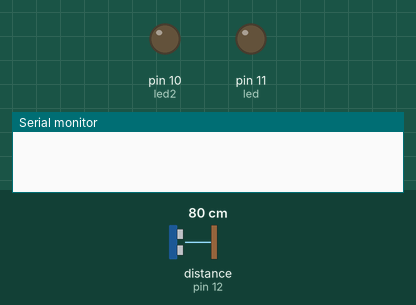
A sketch run on a simulated Arduino Uno, built with avr-gcc and run on an emulated ATmega328P. On the bench: output pins drawn as LEDs (lit = HIGH), the last lines printed to the serial monitor. Wiring (inferred from the names in the program): ultrasonic range finder: trigger pin 13; echo pin 12. Inputs (shaded band) come from the test bench; at power-on: distance to the obstacle (sensor on pin 12) 80 cm. The echo pulse lasts 58.3 µs per cm; sleep ends after the set time or at an interrupt; pins used as bus, display or sensor lines are not drawn. At 1.4 s the program stops and its outputs stay as they are.

Above: at 0.1 s.
At 1.1 s:
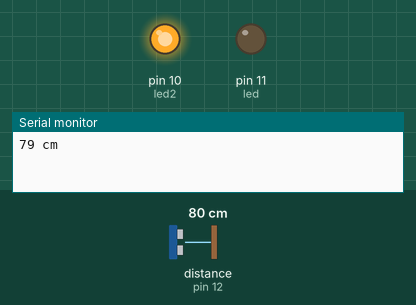
Timing chart, 0 to 2.6 s (numbered marks = the images above):
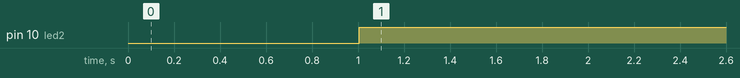

Measured:
- by itself, pin 10 (led2): LOW → HIGH at 1.0 s

The sketch:

sketch_oct31a.ino
```cpp
/*
HC-SR04 Ping distance sensor]
VCC to arduino 5v GND to arduino GND
Echo to Arduino pin 13 Trig to Arduino pin 12
Red POS to Arduino pin 11
Green POS to Arduino pin 10
560 ohm resistor to both LED NEG and GRD power rail
More info at: http://goo.gl/kJ8Gl
Original code improvements to the Ping sketch sourced from Trollmaker.com
Some code and wiring inspired by http://en.wikiversity.org/wiki/User:Dstaub/robotcar
*/

#include <avr/sleep.h>
#include <avr/power.h>

#define trigPin 13
#define echoPin 12
#define led 11
#define led2 10
#define pin2 2
#define pin3 3

void setup() {
  Serial.begin (9600);
  pinMode(trigPin, OUTPUT);
  pinMode(echoPin, INPUT);
  pinMode(led, OUTPUT);
  pinMode(led2, OUTPUT);
  pinMode(pin2, INPUT);
  pinMode(pin3, INPUT_PULLUP);
}

void pin2Interrupt(void)
{
  /* This will bring us back from sleep. */

  /* We detach the interrupt to stop it from
   * continuously firing while the interrupt pin
   * is low.
   */
  detachInterrupt(0);
}

void enterSleep(void)
{

  /* Setup pin2 as an interrupt and attach handler. */
  attachInterrupt(0, pin2Interrupt, LOW);
  delay(100);

  set_sleep_mode(SLEEP_MODE_PWR_DOWN);

  sleep_enable();

  sleep_mode();

  /* The program will continue from here. */

  /* First thing to do is disable sleep. */
  sleep_disable();
}

void loop() {
  delay(1000);

  long duration, distance;
  digitalWrite(trigPin, LOW);  // Added this line
  delayMicroseconds(2); // Added this line
  digitalWrite(trigPin, HIGH);
//  delayMicroseconds(1000); - Removed this line
  delayMicroseconds(10); // Added this line
  digitalWrite(trigPin, LOW);
  duration = pulseIn(echoPin, HIGH);
  distance = (duration/2) / 29.1;
  if (distance < 10) {  // This is where the LED On/Off happens
    digitalWrite(led,HIGH); // When the Red condition is met, the Green LED should turn off
  digitalWrite(led2,LOW);
  pinMode(pin3, OUTPUT);
    delay(100);
    digitalWrite(pin3,LOW);
    delay(1000);
    pinMode(pin3, INPUT_PULLUP);
}
else if (distance < 20) {  // This is where the LED On/Off happens
    digitalWrite(led,HIGH); // When the Red condition is met, the Green LED should turn off
  digitalWrite(led2,HIGH);
}
  else {
    digitalWrite(led,LOW);
    digitalWrite(led2,HIGH);
  }
  if (distance >= 200 || distance <= 0){
    Serial.println("Out of range");
  }
  else {
    Serial.print(distance);
    Serial.println(" cm");
  }

  delay(100);
  delay(200);
  enterSleep();
}
```
